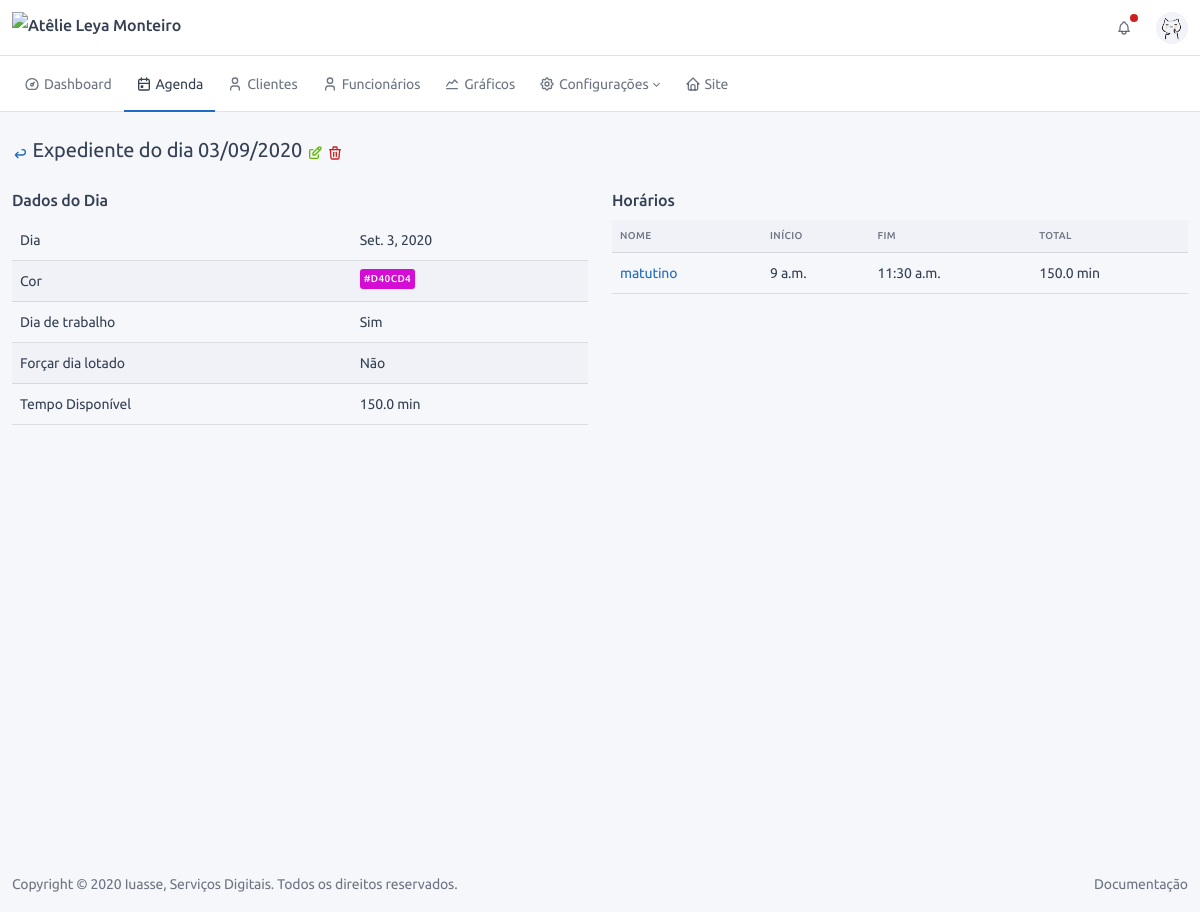
/business/businessday/3/profile/ (signed in), run on the app's committed database.
### business/models.py (models this page shows, shortened)
class BusinessDay(BaseModel):
    day = models.DateField("dia", default=timezone.localtime(timezone.now()),
                           help_text="Caso selecionado vários dias, deixe como está!")
    color = models.CharField("cor", default="#D40CD4", max_length=7,
                             help_text="Qual a cor que você deseja como plano de fundo")
    expedient_day = models.ManyToManyField("config.Expedient", verbose_name="Expediente",
                                           help_text="Quais são os horários disponíveis para esse dia?")
    is_work_day = models.BooleanField("dia de trabalho", default=True, help_text="Esse dia estará trabalhando?")
    force_day_full = models.BooleanField("forçar dia cheio", default=False,
                                         help_text="Forçar para que o dia mostre como lotado!")
    def get_back_url(self):
        return reverse('business:calendar:view')
    def get_delete_url(self):
        return reverse(self.get_reverse_delete, kwargs={'pk': self.pk})
    def get_edit_url(self):
        return reverse(self.get_reverse_edit, kwargs={'pk': self.pk})
    def get_full_name(self):
        return f"Expediente do dia {self.day.strftime('%d/%m/%Y')}"
    def get_expedient_hours(self):
        return sum(e.get_business_hours() for e in self.expedient_day.all())
    def get_consumed_hours(self):
        return OrderOfService.objects.filter(date=self.day).aggregate(hours=Sum('type_of_service__time'))['hours'] or 0
    def get_remain_hours(self):
        return self.get_expedient_hours() - self.get_consumed_hours()
    def get_dict_data(self):
        return {
            'Dia': self.day,
            'Cor': mark_safe(f"<span class='badge' style='background-color: {self.color}'>{self.color}</span>"),
            'Dia de trabalho': 'Sim' if self.is_work_day else 'Não',
            'Forçar dia lotado': 'Sim' if self.force_day_full else 'Não',
            'Tempo Disponível': f'{self.get_remain_hours()} min',
        }

### config/models.py (models this page shows, shortened)
class Expedient(BaseModel):
    name = models.CharField("nome", max_length=28)
    start_time = models.TimeField("horário de início")
    end_time = models.TimeField("horário de fim")
    def get_edit_url(self):
        return reverse_lazy(f'{self._meta.app_label}:{self._meta.model_name}:edit', kwargs={'pk': self.pk})
    def get_business_hours(self):
        end_timedelta = datetime.timedelta(hours=self.end_time.hour, minutes=self.end_time.minute)
        start_timedelta = datetime.timedelta(hours=self.start_time.hour, minutes=self.start_time.minute)
        return (end_timedelta - start_timedelta).seconds / 60

### business/views.py (the view)
# urls.py: path('<int:pk>/profile/', BusinessDayProfile.as_view(), name='profile'),
class BusinessDayProfile(LoginRequiredMixin, View):
    template = 'business/profile.html'
    title = TITLE_EDIT_BUSINESS_DAY
    subtitle = SUBTITLE_BUSINESS_DAY
    def get(self, request, pk):
        return render(request, self.template, {'obj': BusinessDay.objects.get(pk=pk)})

### base/models.py (called while the page is built)
    @property
    def get_reverse_delete(self):
        return '{}:{}:delete'.format(self._meta.app_label, self._meta.model_name)

    @property
    def get_reverse_edit(self):
        return '{}:{}:edit'.format(self._meta.app_label, self._meta.model_name)

### frontend/templates/business/profile.html (shortened to what this page needs)
{% extends '../base/profile.html' %}
{% block profile_content %}
<div class="row">
    <div class="col-md-6">
        <h3>Dados do Dia</h3>
        <div class="table-responsive">
            <table class="table table-hover table-striped">
                {% for k, v in obj.get_dict_data.items %}
                <tr>
                    <td>{{k}}</td>
                    <td>{{v|default_if_none:""}}</td>
                </tr>
                {% endfor %}
            </table>
        </div>
    </div>
    <div class="col-md-6">
        <h3>Horários</h3>
        <div class="table-responsive">
            <table class="table table-hover table-striped">
                <thead>
                <tr>
                    <th>Nome</th>
                    <th>Início</th>
                    <th>Fim</th>
                    <th>Total</th>
                </tr>
                </thead>
                <tbody>
                {% for e in obj.expedient_day.all %}
                <tr>
                    <td>
                        <a href="{{e.get_edit_url}}" target="_blank">
                            {{e.name}}
                        </a>
                    </td>
                    <td>{{e.start_time}}</td>
                    <td>{{e.end_time}}</td>
                    <td>{{e.get_business_hours}} min</td>
                </tr>
                {% endfor %}
                </tbody>
            </table>
        </div>
    </div>
</div>
{% endblock %}

### frontend/templates/base/profile.html (shortened to what this page needs)
{% extends 'base.html' %}
{% block content %}
<div class="container-xl">
    <div class="page-header">
        <div class="row align-items-center">
            <div class="col-auto">
                <h2 class="page-title">
                    <a data-toggle="tooltip" href="{{obj.get_back_url}}" title="Voltar">
                        <span class="text-primary">{{ICON_ARROW_BACK|safe}}</span>
                    </a>
                    {{obj.get_full_name}}
                    <a data-toggle="tooltip" href="{{obj.get_edit_url}}" title="Editar">
                        <span class="text-success">{{ICON_EDIT|safe}}</span>
                    </a>
                    <a data-toggle="tooltip" href="{{obj.get_delete_url}}" title="Deletar">
                        <span class="text-danger">{{ICON_DELETE|safe}}</span>
                    </a>
                </h2>
            </div>
        </div>
    </div>
    {% block profile_content %}{% endblock %}
</div>
{% endblock %}

### frontend/templates/base.html (shortened to what this page needs)
<!DOCTYPE html>
<html lang="en">
<head>
    {% load static %}
    <link href="{% static 'dist/css/tabler.min.css' %}" rel="stylesheet"/>
    <link href="{% static 'custom/css/custom-css.css' %}" rel="stylesheet"/>
</head>
{% block body_html %}
<body class="antialiased">
{% block sidebar %}{% include "topbar.html" %}{% endblock %}
<div class="page">
    <div class="content" id="content">
        {% block content %}{% include "dashboard.html" %}{% endblock %}
        {% block footer %}{% include "footer.html" %}{% endblock %}
    </div>
</div>
</body>
{% endblock %}
</html>

### frontend/templates/topbar.html (shortened to what this page needs)
{% load static %}
<header class="navbar navbar-expand-md navbar-light">
    <div class="container-xl">
        <a class="navbar-brand navbar-brand-autodark d-none-navbar-horizontal pr-0 pr-md-3"
           href="{% url 'frontend:dashboard' %}">
            <img alt="{{NAME_OF_ENTERPRISE}}" class="navbar-brand-image" src="{% static 'logo-bar.svgz' %}">
        </a>
        <div class="navbar-nav flex-row order-md-last">
            <div class="nav-item dropdown d-none d-md-flex mr-3">
                <a class="nav-link px-0" data-toggle="dropdown" href="#" tabindex="-1">
                    <span class="badge bg-red"></span>
                </a>
            </div>
            <div class="nav-item dropdown">
                <a class="nav-link d-flex lh-1 text-reset p-0" data-toggle="dropdown" href="#">
                    <span class="avatar" style="background-image: url('{% static 'avatars/000.png' %}')"></span>
                </a>
            </div>
        </div>
    </div>
</header>
<div class="navbar-expand-md">
    <div class="collapse navbar-collapse" id="navbar-menu">
        <div class="navbar navbar-light">
            <div class="container-xl">
                <ul class="navbar-nav">
                    <li class="nav-item {% if request.resolver_match.url_name == 'dashboard' %}active{% endif %}">
                        <a class="nav-link" href="{% url 'frontend:dashboard' %}">
                        <span class="nav-link-icon d-md-none d-lg-inline-block">
                          {{ICON_DASHBOARD|safe}}
                        </span>
                            <span class="nav-link-title">Dashboard</span>
                        </a>
                    </li>
                    <li class="nav-item {% if 'business' in request.path %}active{% endif %}">
                        <a class="nav-link" href="{% url 'business:calendar:view' %}">
                        <span class="nav-link-icon d-md-none d-lg-inline-block">
                          {{ICON_CALENDAR|safe}}
                        </span>
                            <span class="nav-link-title">Agenda</span>
                        </a>
                    </li>
                    <li class="nav-item {% if 'user' in request.path %}active{% endif %}">
                        <a class="nav-link" href="{% url 'users:admin:list' %}">
                         <span class="nav-link-icon d-md-none d-lg-inline-block">
                          {{ICON_PERSON|safe}}
                        </span>
                            <span class="nav-link-title">Clientes</span>
                        </a>
                    </li>
                    <li class="nav-item {% if 'worker' in request.path %}active{% endif %}">
                        <a class="nav-link" href="{% url 'worker:workerprofile:view' %}">
                         <span class="nav-link-icon d-md-none d-lg-inline-block">
                          {{ICON_PERSON|safe}}
                        </span>
                            <span class="nav-link-title">Funcionários</span>
                        </a>
                    </li>
                    <li class="nav-item {% if 'chart' in request.path %}active{% endif %}">
                        {% now "Y" as current_year %}
                        <a class="nav-link" href="{% url 'frontend:chart' year=current_year %}">
                         <span class="nav-link-icon d-md-none d-lg-inline-block">
                          {{ICON_LINE_CHART|safe}}
                        </span>
                            <span class="nav-link-title">Gráficos</span>
                        </a>
                    </li>
                    <li class="nav-item dropdown nav-item {% if 'config' in request.path %}active{% endif %}">
                        <a aria-expanded="false" class="nav-link dropdown-toggle" data-toggle="dropdown"
                           href="#navbar-base" role="button">
                            <span class="nav-link-icon d-md-none d-lg-inline-block">{{ICON_SETTINGS|safe}}</span>
                            <span class="nav-link-title">Configurações</span>
                        </a>
                    </li>
                    <li class="nav-item {% if 'homepage' in request.path %}active{% endif %}">
                        <a class="nav-link" href="{% url 'frontend:homepage' %}">
                        <span class="nav-link-icon d-md-none d-lg-inline-block">
                          {{ICON_HOME|safe}}
                        </span>
                            <span class="nav-link-title">Site</span>
                        </a>
                    </li>
                </ul>
            </div>
        </div>
    </div>
</div>

### frontend/templates/footer.html
<footer class="footer footer-transparent">
    <div class="container-xl">
        <div class="row text-center align-items-center flex-row-reverse">
            <div class="col-lg-auto ml-lg-auto">
                <ul class="list-inline list-inline-dots mb-0">
                    <li class="list-inline-item"><a class="link-secondary" href="./docs/index.html">Documentação</a>
                    </li>
                </ul>
            </div>
            <div class="col-12 col-lg-auto mt-3 mt-lg-0">
                Copyright © 2020
                <a class="link-secondary" href="https://iuasse.com.br">Iuasse, Serviços Digitais</a>.
                Todos os direitos reservados.
            </div>
        </div>
    </div>
</footer>

### frontend/templates/base.html (style rules this page uses)
body { display: none; }

### data on the page
BusinessDay: get_full_name "Expediente do dia 03/09/2020", get_dict_data "Set. 3, 2020"
Expedient: name "matutino", start_time "9 a.m.", end_time "11:30 a.m.", get_business_hours "150.0"

### other printed values
{{ k }} "Dia" "Cor" "Dia de trabalho" "Forçar dia lotado" "Tempo Disponível"
{{ v|default_if_none:"" }} "#D40CD4" "Sim" "Não" "150.0 min"
